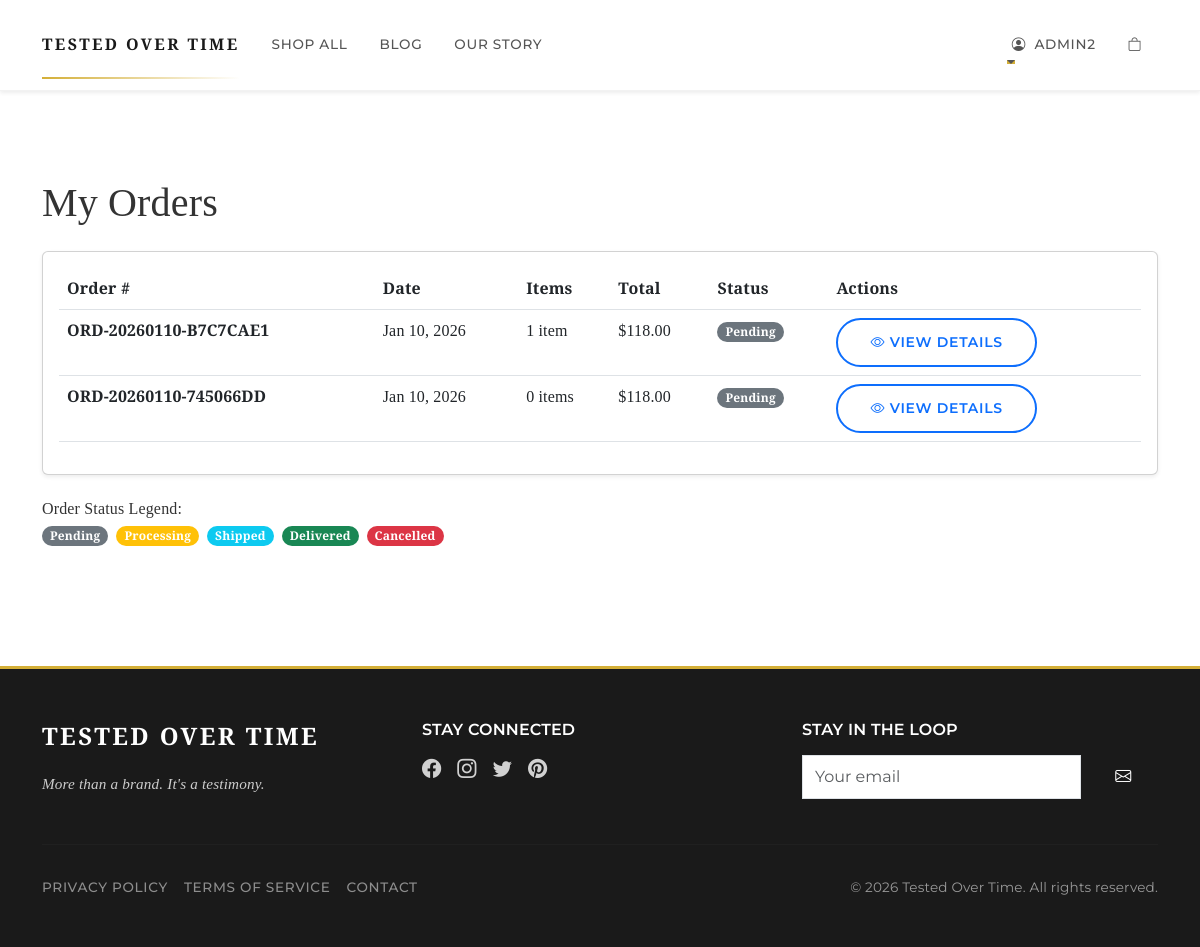
Page /orders/ (signed in) on the committed database.
### accounts/models.py (models this page shows, shortened)
class CustomUser(AbstractUser):
    email = models.EmailField(_('email address'), unique=True)
    phone = models.CharField(max_length=20, blank=True)
    address = models.TextField(blank=True)
    city = models.CharField(max_length=100, blank=True)
    state = models.CharField(max_length=100, blank=True)
    zip_code = models.CharField(max_length=20, blank=True)
    country = models.CharField(max_length=100, blank=True)
    profile_picture = models.ImageField(upload_to='profile_pics/', blank=True)
    date_of_birth = models.DateField(null=True, blank=True)
    shipping_address = models.TextField(blank=True)
    shipping_city = models.CharField(max_length=100, blank=True)
    shipping_state = models.CharField(max_length=100, blank=True)
    shipping_zip = models.CharField(max_length=20, blank=True)
    newsletter_subscribed = models.BooleanField(default=True)
    created_at = models.DateTimeField(auto_now_add=True)
    updated_at = models.DateTimeField(auto_now=True)
    class Meta:
        verbose_name = 'User'
        verbose_name_plural = 'Users'

### shop/models.py (models this page shows, shortened)
class Order(models.Model):
    STATUS_CHOICES = [
        ('PENDING', 'Pending'),
        ('PROCESSING', 'Processing'),
        ('SHIPPED', 'Shipped'),
        ('DELIVERED', 'Delivered'),
        ('CANCELLED', 'Cancelled'),
        ('REFUNDED', 'Refunded'),
    ]
    PAYMENT_CHOICES = [
        ('ZELLE', 'Zelle'),
        ('PAYPAL', 'PayPal'),
        ('CASHAPP', 'Cash App'),
    ]
    order_number = models.CharField(max_length=20, unique=True, editable=False)
    user = models.ForeignKey(User, on_delete=models.CASCADE, related_name='orders')
    cart = models.ForeignKey('Cart', on_delete=models.SET_NULL, null=True, blank=True)
    shipping_address = models.TextField()
    shipping_city = models.CharField(max_length=100)
    shipping_state = models.CharField(max_length=100)
    shipping_zip = models.CharField(max_length=20)
    shipping_country = models.CharField(max_length=100)
    billing_address = models.TextField(blank=True)
    billing_city = models.CharField(max_length=100, blank=True)
    billing_state = models.CharField(max_length=100, blank=True)
    billing_zip = models.CharField(max_length=20, blank=True)
    billing_country = models.CharField(max_length=100, blank=True)
    subtotal = models.DecimalField(max_digits=10, decimal_places=2)
    tax = models.DecimalField(max_digits=10, decimal_places=2, default=0)
    shipping_cost = models.DecimalField(max_digits=10, decimal_places=2, default=0)
    total = models.DecimalField(max_digits=10, decimal_places=2)
    status = models.CharField(max_length=20, choices=STATUS_CHOICES, default='PENDING')
    payment_method = models.CharField(max_length=20, choices=PAYMENT_CHOICES)
    payment_status = models.BooleanField(default=False)
    payment_id = models.CharField(max_length=100, blank=True)
    payment_pin = models.CharField(max_length=6, blank=True, editable=False, help_text="6-digit verification PIN generated by support")
    payment_pin_generated_at = models.DateTimeField(null=True, blank=True, help_text="When the PIN was generated")
    payment_pin_expires_at = models.DateTimeField(null=True, blank=True, help_text="When the PIN expires (24 hours after generation)")
    payment_confirmed_at = models.DateTimeField(null=True, blank=True, help_text="When payment was confirmed via PIN")
    payment_verified_by = models.ForeignKey(User, on_delete=models.SET_NULL,
                                           null=True, blank=True,
                                           related_name='verified_payments',
                                           help_text="Support staff who verified the payment")
    payment_attempts = models.IntegerField(default=0, help_text="Number of failed PIN attempts")
    last_payment_attempt = models.DateTimeField(null=True, blank=True, help_text="Last failed PIN attempt")
    created_at = models.DateTimeField(auto_now_add=True)
    updated_at = models.DateTimeField(auto_now=True)
    shipped_at = models.DateTimeField(null=True, blank=True)
    delivered_at = models.DateTimeField(null=True, blank=True)
    notes = models.TextField(blank=True)
    class Meta:
        ordering = ['-created_at']
        indexes = [
            models.Index(fields=['payment_pin']),
            models.Index(fields=['payment_status', 'status']),
            models.Index(fields=['user', 'created_at']),
        ]

### shop/views.py (the view)
# urls.py: path('orders/', views.order_list, name='order_list'),
@login_required
def order_list(request):
    orders = Order.objects.filter(user=request.user).order_by('-created_at')
    return render(request, 'shop/order_list.html', {'orders': orders})

### templates/shop/order_list.html (shortened to what this page needs)
{% extends 'base.html' %}
{% load static %}
{% block content %}
<div class="container py-5">
    <h1 class="mb-4">My Orders</h1>
    {% if orders %}
    <div class="card shadow-sm">
        <div class="card-body">
            <div class="table-responsive">
                <table class="table table-hover">
                    <thead>
                        <tr>
                            <th>Order #</th>
                            <th>Date</th>
                            <th>Items</th>
                            <th>Total</th>
                            <th>Status</th>
                            <th>Actions</th>
                        </tr>
                    </thead>
                    <tbody>
                        {% for order in orders %}
                        <tr>
                            <td>
                                <strong>{{ order.order_number }}</strong>
                            </td>
                            <td>{{ order.created_at|date:"M d, Y" }}</td>
                            <td>{{ order.items.count }} item{{ order.items.count|pluralize }}</td>
                            <td>${{ order.total }}</td>
                            <td>
                                <span class="badge
                                    {% if order.status == 'DELIVERED' %}bg-success
                                    {% elif order.status == 'CANCELLED' %}bg-danger
                                    {% elif order.status == 'SHIPPED' %}bg-info
                                    {% elif order.status == 'PROCESSING' %}bg-warning
                                    {% else %}bg-secondary{% endif %}">
                                    {{ order.get_status_display }}
                                </span>
                            </td>
                            <td>
                                <a href="{% url 'shop:order_detail' order.id %}" class="btn btn-sm btn-outline-primary">
                                    <i class="bi bi-eye"></i> View Details
                                </a>
                            </td>
                        </tr>
                        {% endfor %}
                    </tbody>
                </table>
            </div>
        </div>
    </div>
    <div class="mt-4">
        <h6>Order Status Legend:</h6>
        <div class="d-flex flex-wrap gap-2">
            <span class="badge bg-secondary">Pending</span>
            <span class="badge bg-warning">Processing</span>
            <span class="badge bg-info">Shipped</span>
            <span class="badge bg-success">Delivered</span>
            <span class="badge bg-danger">Cancelled</span>
        </div>
    </div>
    {% endif %}
</div>
{% endblock %}

### templates/base.html (shortened to what this page needs)
{% load crispy_forms_tags %}
<!DOCTYPE html>
<html lang="en">
<head>
    <link href="https://cdn.jsdelivr.net/npm/bootstrap@5.3.0/dist/css/bootstrap.min.css" rel="stylesheet">
    <link rel="stylesheet" href="https://cdn.jsdelivr.net/npm/bootstrap-icons@1.10.0/font/bootstrap-icons.css">
<link rel="stylesheet" href="https://cdnjs.cloudflare.com/ajax/libs/font-awesome/6.4.0/css/all.min.css">
    {% load static %}
    <link rel="stylesheet" href="{% static 'css/style.css' %}">
</head>
<body>
    <nav class="navbar navbar-expand-lg navbar-light bg-white shadow-sm py-3">
        <div class="container">
            <a class="navbar-brand brand-logo fw-bold" href="{% url 'shop:home' %}">
                TESTED OVER TIME
            </a>
            <div class="collapse navbar-collapse" id="navbarNav">
                <ul class="navbar-nav me-auto">
                    <li class="nav-item">
                        <a class="nav-link mx-2" href="{% url 'shop:product_list' %}">Shop All</a>
                    </li>
                    <li class="nav-item">
                        <a class="nav-link mx-2" href="#">Blog</a>
                    </li>
                    <li class="nav-item">
                        <a class="nav-link mx-2" href="#">Our Story</a>
                    </li>
                </ul>
                <ul class="navbar-nav ms-auto align-items-center">
                    {% if user.is_authenticated %}
                    <li class="nav-item dropdown">
                        <a class="nav-link dropdown-toggle mx-2" href="#" role="button" data-bs-toggle="dropdown">
                            <i class="bi bi-person-circle me-1"></i> {{ user.username }}
                        </a>
                    </li>
                    {% endif %}
                    <li class="nav-item">
                        <a class="nav-link mx-2 position-relative" href="{% url 'shop:cart_detail' %}">
                            <i class="bi bi-bag"></i>
                        </a>
                    </li>
                </ul>
            </div>
        </div>
    </nav>
    <main class="py-4">
        {% block content %}{% endblock %}
    </main>
    <footer class="py-5 mt-5">
        <div class="container">
            <div class="row align-items-center">
                <div class="col-lg-4 mb-4 mb-lg-0">
                    <div class="footer-brand">TESTED OVER TIME</div>
                    <p class="footer-tagline">More than a brand. It's a testimony.</p>
                </div>
                <div class="col-lg-8">
                    <div class="row">
                        <div class="col-md-6 mb-4">
                            <h6 class="text-uppercase mb-3" style="font-family: var(--font-support); color: #fff; font-weight: 600;">Stay Connected</h6>
                            <div class="d-flex gap-3">
                                <a href="#" class="social-icon">
                                    <i class="bi bi-facebook"></i>
                                </a>
                                <a href="#" class="social-icon">
                                    <i class="bi bi-instagram"></i>
                                </a>
                                <a href="#" class="social-icon">
                                    <i class="bi bi-twitter"></i>
                                </a>
                                <a href="#" class="social-icon">
                                    <i class="bi bi-pinterest"></i>
                                </a>
                            </div>
                        </div>
                        <div class="col-md-6">
                            <h6 class="text-uppercase mb-3" style="font-family: var(--font-support); color: #fff; font-weight: 600;">Stay in the Loop</h6>
                            <form class="d-flex">
                                <input type="email" class="form-control rounded-0" placeholder="Your email" style="font-family: var(--font-support);">
                                <button class="btn btn-primary rounded-0 ms-2" type="submit">
                                    <i class="bi bi-envelope"></i>
                                </button>
                            </form>
                        </div>
                    </div>
                </div>
            </div>
            <hr class="footer-divider">
            <div class="row">
                <div class="col-md-6 mb-3 mb-md-0">
                    <ul class="nav" style="font-family: var(--font-support); font-size: 0.85rem;">
                        <li class="nav-item me-3">
                            <a class="nav-link p-0 text-white-50" href="#">Privacy Policy</a>
                        </li>
                        <li class="nav-item me-3">
                            <a class="nav-link p-0 text-white-50" href="#">Terms of Service</a>
                        </li>
                        <li class="nav-item">
                            <a class="nav-link p-0 text-white-50" href="#">Contact</a>
                        </li>
                    </ul>
                </div>
                <div class="col-md-6 text-md-end">
                    <p class="copyright mb-0">
                        &copy; {% now "Y" %} Tested Over Time. All rights reserved.
                    </p>
                </div>
            </div>
        </div>
    </footer>
</body>
</html>

### static/css/style.css (style rules this page uses)
:root { --font-heading: 'Montserrat', sans-serif; --font-body: 'Open Sans', sans-serif; --font-special: 'Playfair Display', serif; }
body { font-family: var(--font-body); font-weight: 400; line-height: 1.6; color: #333; letter-spacing: 0.01em; }
.brand-logo { font-family: var(--font-heading); font-weight: 900; font-size: 1.8rem; letter-spacing: 0.15em; text-transform: uppercase; color: #000; }
.btn { font-family: var(--font-heading); font-weight: 600; letter-spacing: 0.05em; text-transform: uppercase; border-radius: 50px; padding: 0.75rem 2rem; transition: all 0.3s ease; border-width: 2px; }
.footer-brand { font-family: var(--font-heading); font-weight: 900; font-size: 1.8rem; letter-spacing: 0.15em; text-transform: uppercase; }
.nav-link { font-family: var(--font-heading); font-weight: 500; letter-spacing: 0.03em; text-transform: uppercase; font-size: 0.9rem; }
.navbar-brand { padding-top: 1rem; padding-bottom: 1rem; }

### templates/base.html (style rules this page uses)
:root { --font-elegant: 'Cinzel', serif; --font-body: 'Playfair Display', serif; --font-support: 'Montserrat', sans-serif; --color-gold: #D4AF37; --color-dark: #1a1a1a; --color-light: #f8f9fa; }
body { font-family: var(--font-body); color: #333; background-color: #fff; }
.brand-logo { font-family: var(--font-elegant); font-weight: 700; font-size: 1rem; letter-spacing: 0.15em; color: var(--color-dark); text-decoration: none; position: relative; }
.brand-logo::after { content: ''; position: absolute; bottom: -5px; left: 0; width: 100%; height: 2px; background: linear-gradient(90deg, var(--color-gold) 0%, transparent 100%); }
.nav-link { font-family: var(--font-support); font-weight: 500; letter-spacing: 0.05em; text-transform: uppercase; font-size: 0.85rem; color: #555; transition: all 0.3s ease; position: relative; }
.nav-link::after { content: ''; position: absolute; bottom: 0; left: 0; width: 0; height: 2px; background-color: var(--color-gold); transition: width 0.3s ease; }
.footer-brand { font-family: var(--font-elegant); font-weight: 700; font-size: 1.5rem; letter-spacing: 0.1em; color: #fff; margin-bottom: 1rem; }
.footer-tagline { font-family: var(--font-body); font-style: italic; font-size: 0.95rem; color: #ccc; }
.footer-divider { border-color: rgba(255,255,255,0.1); margin: 2rem 0; }
.social-icon { font-size: 1.2rem; color: #fff; transition: all 0.3s ease; opacity: 0.8; }
.copyright { font-family: var(--font-support); font-size: 0.85rem; color: #999; }
.btn-primary { background-color: var(--color-dark); border-color: var(--color-dark); font-family: var(--font-support); font-weight: 600; letter-spacing: 0.05em; text-transform: uppercase; padding: 0.5rem 1.5rem; border-radius: 0; }
.navbar { border-bottom: 1px solid rgba(0,0,0,0.05); }
footer { background-color: var(--color-dark); border-top: 3px solid var(--color-gold); }
.badge { padding: 4px 8px; font-size: 12px; font-weight: 600; border-radius: 12px; }

### rows in the picture
CustomUser: username "ADMIN2"
Order: order_number "ORD-20260110-B7C7CAE1", created_at "Jan 10, 2026", items.count "1", total "118.00", status "Pending"
Order: order_number "ORD-20260110-745066DD", created_at "Jan 10, 2026", items.count "0", total "118.00", status "Pending"
